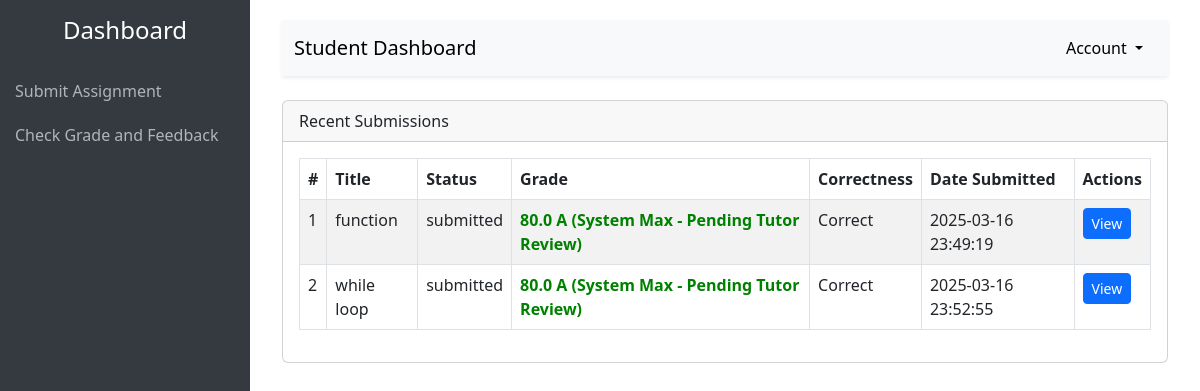
Page /student-submitted-assignment/ (signed in) on the committed database.
### sorting_feedback/models.py (models this page shows, shortened)
class Evaluation(models.Model):
    title = models.CharField(max_length=255)
    student = models.ForeignKey(User, on_delete=models.CASCADE, related_name='evaluations')
    student_code = models.TextField(blank=True, null=True)  # Store code as text
    submission_file = models.FileField(upload_to='submissions/', blank=True, null=True)  # Store file uploads
    feedback = models.TextField()
    tutor_feedback = models.TextField(
        null=True,
        blank=True,
        help_text="Tutor specific feedback for the submission."
    )
    correctness = models.BooleanField(default=False)
    time_complexity = models.CharField(max_length=50, default="Unknown")
    grade = models.FloatField(null=True, blank=True)
    status = models.CharField(max_length=50, choices=[('submitted', 'Submitted'), ('reviewed', 'Reviewed')], default='submitted')
    plagiarism_score = models.FloatField(default=0.0, help_text="Plagiarism percentage score.")
    is_plagiarized = models.BooleanField(default=False, help_text="Indicates if plagiarism is detected.")
    created_at = models.DateTimeField(auto_now_add=True)

### sorting_feedback/views.py (the view)
# urls.py: path('student-submitted-assignment/', student_submitted_assignment, name='student_submitted_assignment'),
@login_required
def student_submitted_assignment(request):
    current_user = request.user
    evaluations = Evaluation.objects.filter(student=current_user)
    return render(request, 'accounts/student_submitted_assignment.html', {'evaluations': evaluations})

### templates/accounts/student_submitted_assignment.html (shortened to what this page needs)
<!DOCTYPE html>
<html lang="en">
<head>
    <link href="https://cdn.jsdelivr.net/npm/bootstrap@5.3.0-alpha1/dist/css/bootstrap.min.css" rel="stylesheet">
</head>
<body>
<div class="sidebar">
    <h4 class="text-center py-3">Dashboard</h4>
    <a href="{% url 'submit_assignment' %}">Submit Assignment</a>
    <a href="{% url 'student_submitted_assignment' %}">Check Grade and Feedback</a>
</div>
<div class="main-content">
    <div class="container-fluid">
        <nav class="navbar navbar-expand-lg navbar-light bg-light shadow-sm">
            <div class="container-fluid">
                <a class="navbar-brand" href="#">Student Dashboard</a>
                <div class="dropdown ms-auto">
                    <button class="btn btn-light dropdown-toggle" type="button" id="userMenu" data-bs-toggle="dropdown" aria-expanded="false">
                         Account
                    </button>
                </div>
            </div>
        </nav>
        <div class="row mt-4">
            <div class="col-12">
                <div class="card">
                    <div class="card-header">Recent Submissions</div>
                    <div class="card-body">
                        <table class="table table-striped table-bordered">
                            <thead>
                                <tr>
                                    <th>#</th>
                                    <th>Title</th>
                                    <th>Status</th>
                                    <th>Grade</th>
                                    <th>Correctness</th>
                                    <th>Date Submitted</th>
                                    <th>Actions</th>
                                </tr>
                            </thead>
                            <tbody>
                                {% for evaluation in evaluations %}
                                <tr>
                                    <td>{{ forloop.counter }}</td>
                                    <td>{{ evaluation.title }}</td>
                                    <td>{{ evaluation.status }}</td>
                                    <td>
                                        {% if evaluation.grade == 80 %}
                                            <span class="grade-A"> {{ evaluation.grade }} A (System Max - Pending Tutor Review)</span>
                                        {% elif evaluation.grade >= 75 %}
                                            <span class="grade-B"> {{ evaluation.grade }} B (Good)</span>
                                        {% elif evaluation.grade >= 65 %}
                                            <span class="grade-C"> {{ evaluation.grade }} C (Satisfactory)</span>
                                        {% elif evaluation.grade >= 50 %}
                                            <span class="grade-D"> {{ evaluation.grade }} D (Needs Improvement)</span>
                                        {% elif evaluation.grade >= 40 %}
                                            <span class="grade-F"> {{ evaluation.grade }} F (Failed)</span>
                                        {% elif evaluation.grade <= 40 %}
                                            <span class="grade-F"> {{ evaluation.grade }} F (Plagiarized or Missing Constructs)</span>
                                        {% else %}
                                            <span class="grade-NV"> Grade: N/V </span>
                                        {% endif %}
                                    </td>
                                    <td>{{ evaluation.correctness|yesno:"Correct,Incorrect" }}</td>
                                    <td>{{ evaluation.created_at|date:"Y-m-d H:i:s" }}</td>
                                    <td>
                                        <a href="{% url 'evaluation_report' evaluation.id %}" class="btn btn-primary btn-sm">View</a>
                                    </td>
                                </tr>
                                {% empty %}
                                <tr>
                                    <td colspan="6" class="text-center">You have no evaluations submitted.</td>
                                </tr>
                                {% endfor %}
                            </tbody>
                        </table>
                    </div>
                </div>
            </div>
        </div>
    </div>
</div>
</body>
</html>

### templates/accounts/student_submitted_assignment.html (style rules this page uses)
body { display: flex; height: 100vh; }
.sidebar { width: 250px; background-color: #343a40; color: #fff; height: 100vh; position: fixed; }
.sidebar a { color: #adb5bd; text-decoration: none; display: block; padding: 10px 15px; }
.main-content { margin-left: 250px; padding: 20px; width: 100%; }
.card { margin-bottom: 20px; }
.grade-A { color: green; font-weight: bold; }

### rows in the picture
Evaluation: title "function", status "submitted", grade "80.0", correctness "Correct", created_at "2025-03-16 23:49:19"
Evaluation: title "while loop", status "submitted", grade "80.0", correctness "Correct", created_at "2025-03-16 23:52:55"
